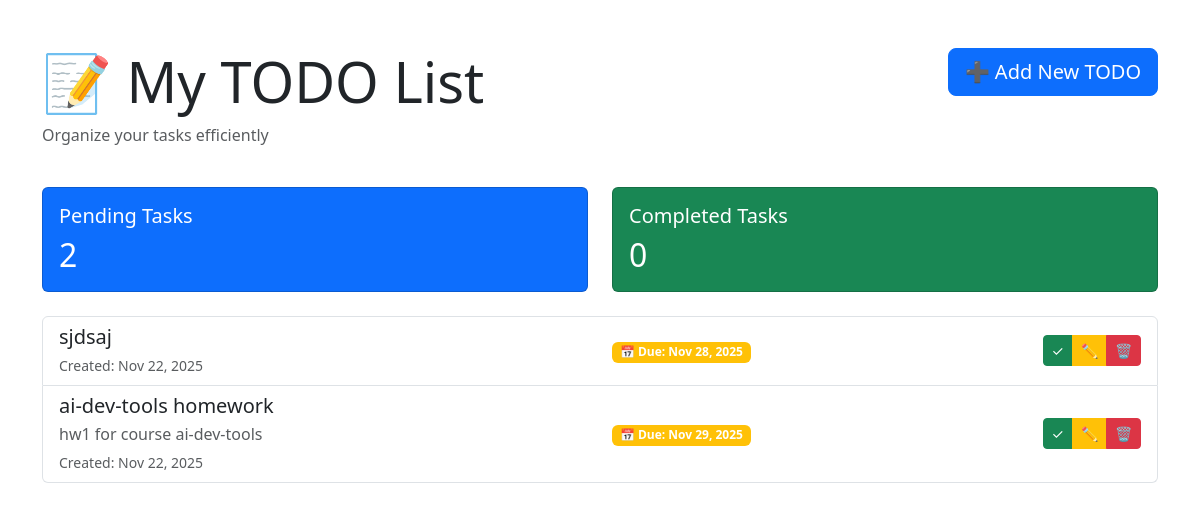
The page / on the database its author committed.
### todos/models.py (models this page shows, shortened)
class Todo(models.Model):
    title = models.CharField(max_length=200)
    description = models.TextField(blank=True)
    due_date = models.DateField(null=True, blank=True)
    is_resolved = models.BooleanField(default=False)
    created_at = models.DateTimeField(default=timezone.now)
    updated_at = models.DateTimeField(auto_now=True)
    class Meta:
        ordering = ['-created_at']
    @property
    def is_overdue(self):
        if self.due_date and not self.is_resolved:
            return self.due_date < timezone.now().date()
        return False

### todos/views.py (the view)
# urls.py: path('', views.TodoListView.as_view(), name='todo_list'),
class TodoListView(ListView):
    model = Todo
    template_name = 'todos/todo_list.html'
    context_object_name = 'todos'
    def get_context_data(self, **kwargs):
        context = super().get_context_data(**kwargs)
        todos = self.get_queryset()
        context['resolved_count'] = todos.filter(is_resolved=True).count()
        context['pending_count'] = todos.filter(is_resolved=False).count()
        return context

### todos/templates/todos/todo_list.html (shortened to what this page needs)
<!DOCTYPE html>
<html lang="en">
<head>
    <link href="https://cdn.jsdelivr.net/npm/bootstrap@5.3.0/dist/css/bootstrap.min.css" rel="stylesheet">
</head>
<body>
    <div class="container mt-5">
        <div class="row mb-4">
            <div class="col">
                <h1 class="display-4">📝 My TODO List</h1>
                <p class="text-muted">Organize your tasks efficiently</p>
            </div>
            <div class="col-auto">
                <a href="{% url 'todo_create' %}" class="btn btn-primary btn-lg">
                    ➕ Add New TODO
                </a>
            </div>
        </div>
        <div class="row mb-4">
            <div class="col-md-6">
                <div class="card text-white bg-primary">
                    <div class="card-body">
                        <h5 class="card-title">Pending Tasks</h5>
                        <h2 class="card-text">{{ pending_count }}</h2>
                    </div>
                </div>
            </div>
            <div class="col-md-6">
                <div class="card text-white bg-success">
                    <div class="card-body">
                        <h5 class="card-title">Completed Tasks</h5>
                        <h2 class="card-text">{{ resolved_count }}</h2>
                    </div>
                </div>
            </div>
        </div>
        {% if todos %}
            <div class="list-group">
                {% for todo in todos %}
                <div class="list-group-item todo-item {% if todo.is_resolved %}resolved{% endif %} {% if todo.is_overdue %}overdue{% endif %}">
                    <div class="row align-items-center">
                        <div class="col-md-6">
                            <h5 class="todo-title mb-1">{{ todo.title }}</h5>
                            {% if todo.description %}
                                <p class="text-muted mb-1">{{ todo.description }}</p>
                            {% endif %}
                            <small class="text-muted">
                                Created: {{ todo.created_at|date:"M d, Y" }}
                            </small>
                        </div>
                        <div class="col-md-3">
                            {% if todo.due_date %}
                                <span class="badge {% if todo.is_overdue %}badge-overdue{% else %}badge-upcoming{% endif %}">
                                    📅 Due: {{ todo.due_date|date:"M d, Y" }}
                                </span>
                            {% endif %}
                        </div>
                        <div class="col-md-3 text-end">
                            <div class="btn-group" role="group">
                                <a href="{% url 'todo_toggle' todo.pk %}"
                                   class="btn btn-sm {% if todo.is_resolved %}btn-secondary{% else %}btn-success{% endif %}"
                                   title="{% if todo.is_resolved %}Mark as Pending{% else %}Mark as Complete{% endif %}">
                                    {% if todo.is_resolved %}↩️{% else %}✓{% endif %}
                                </a>
                                <a href="{% url 'todo_update' todo.pk %}"
                                   class="btn btn-sm btn-warning"
                                   title="Edit">
                                    ✏️
                                </a>
                                <a href="{% url 'todo_delete' todo.pk %}"
                                   class="btn btn-sm btn-danger"
                                   title="Delete">
                                    🗑️
                                </a>
                            </div>
                        </div>
                    </div>
                </div>
                {% endfor %}
            </div>
        {% else %}
            <div class="alert alert-info text-center" role="alert">
                <h4>No TODOs yet!</h4>
                <p>Click the "Add New TODO" button to create your first task.</p>
            </div>
        {% endif %}
    </div>
</body>
</html>

### todos/templates/todos/todo_list.html (style rules this page uses)
.todo-item { transition: all 0.3s ease; }
.badge-upcoming { background-color: #ffc107; }

### rows shown on the page
Todo: title "sjdsaj", created_at "Nov 22, 2025", due_date "Nov 28, 2025"
Todo: title "ai-dev-tools homework", description "hw1 for course ai-dev-tools", created_at "Nov 22, 2025", due_date "Nov 29, 2025"

### other values the page prints
{{ pending_count }} "2"
{{ resolved_count }} "0"
